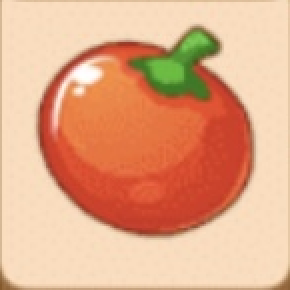
#> input picture staging/seed_scrrenshot1_000_x817_y831_w145_h145.png, 145 x 145 px (shown 2 times larger); its folder holds 4 pictures in this run
$ python cluster_crops.py
#> lines starting #> are read from the running program, lines starting #| are printed output that depends on the picture
"""
Cluster crops by visual similarity. For each cluster, picks the medoid
(crop most similar to all others in its cluster) as the representative.

Outputs:
  - staging/_clusters.png  : grid showing each cluster's representative + count
  - staging/clusters/<id>.png : representative crop per cluster
"""
import shutil
from pathlib import Path
import cv2
import numpy as np


SIM_THRESHOLD = 0.78  # 0..1, higher = stricter
RESIZE = 80


def feature(img: np.ndarray) -> np.ndarray:
    """Flat grayscale feature vector."""
    g = cv2.cvtColor(img, cv2.COLOR_BGR2GRAY)
    g = cv2.resize(g, (RESIZE, RESIZE), interpolation=cv2.INTER_AREA)
    return g.astype(np.float32).flatten() / 255.0


def similarity(a: np.ndarray, b: np.ndarray) -> float:
    # normalized cross-correlation
    a0 = a - a.mean()
    b0 = b - b.mean()
    denom = (np.linalg.norm(a0) * np.linalg.norm(b0))
    if denom == 0:
        return 0.0
    return float(np.dot(a0, b0) / denom)


def main():
    staging = Path("staging")
    paths = sorted(p for p in staging.glob("*.png") if not p.name.startswith("_") and "/clusters" not in str(p))
    if not paths:
        print("No crops to cluster")
        return

    feats = [feature(cv2.imread(str(p))) for p in paths]
#> in feature, `g = cv2.cvtColor(img, cv2.COLOR_BGR2GRAY)`:
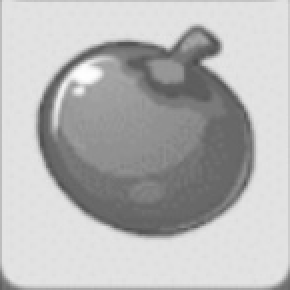
#> g: shape (145, 145) (shown 2 times larger); min 77, max 255, mean 183
#> in feature, img is the input picture: shape (145, 145, 3); mean B, G, R 135.5, 169.8, 227.2
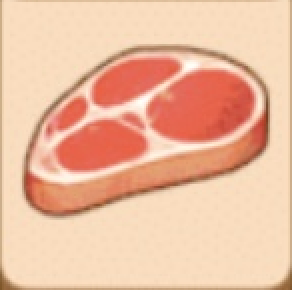
#> input picture staging/seed_scrrenshot1_001_x587_y831_w146_h145.png, 146 x 145 px (shown 2 times larger)
#> in feature (call 2), `g = cv2.cvtColor(img, cv2.COLOR_BGR2GRAY)`:
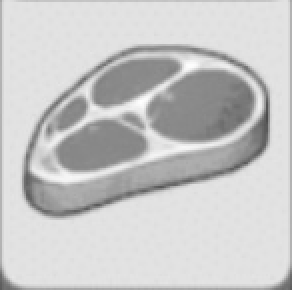
#> g: shape (145, 146) (shown 2 times larger); min 75, max 254, mean 199.6
#> in feature, img is the input picture: shape (145, 146, 3); mean B, G, R 159.7, 188.1, 237.5
#> in feature (call 2), `g = cv2.resize(g, (RESIZE, RESIZE), interpolation=cv2.INTER_AREA)`:
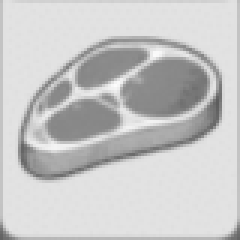
#> g: shape (80, 80) (shown 3 times larger); min 93, max 252, mean 199.6
#> feats = 2 items

    # Greedy clustering: for each crop, place in first cluster with similarity > threshold
    clusters: list[list[int]] = []
    for i, f in enumerate(feats):
        placed = False
        for cluster in clusters:
            # similarity to cluster representative (first member)
            sim = similarity(f, feats[cluster[0]])
            if sim >= SIM_THRESHOLD:
                cluster.append(i)
                placed = True
                break
        if not placed:
            clusters.append([i])
#> this loop made 2 passes
#> after the loop, cluster = [0]; clusters = [[0], [1]]

    # Output
    out_dir = staging / "clusters"
    if out_dir.exists():
        shutil.rmtree(out_dir)
    out_dir.mkdir(parents=True)

    print(f"Found {len(clusters)} clusters across {len(paths)} crops")
#| Found 2 clusters across 2 crops
    print()

    # Per-cluster: pick medoid (highest avg similarity)
    for cid, members in enumerate(clusters):
        if len(members) == 1:
            medoid_idx = members[0]
#> medoid_idx = 0
        else:
            best, best_score = members[0], -1.0
            for m in members:
                avg = sum(similarity(feats[m], feats[n]) for n in members if n != m) / max(1, len(members) - 1)
                if avg > best_score:
                    best_score = avg
                    best = m
            medoid_idx = best
        rep = cv2.imread(str(paths[medoid_idx]))
        cv2.imwrite(str(out_dir / f"cluster_{cid:02d}.png"), rep)
        member_names = ", ".join(paths[m].name.split("_")[1] + paths[m].name.split("_")[2] for m in members)
        print(f"cluster {cid:02d} ({len(members)} members, medoid={paths[medoid_idx].name})")
#| cluster 00 (1 members, medoid=seed_scrrenshot1_000_x817_y831_w145_h145.png)

    # Grid: one cell per cluster, label with count + id
    tile = 200
    cols = 5
    rows = (len(clusters) + cols - 1) // cols
#> rows = 1
    cell_w, cell_h = tile + 16, tile + 40
    mosaic = np.full((rows * cell_h, cols * cell_w, 3), 240, dtype=np.uint8)
#> mosaic: shape (240, 1080, 3); every value is 240
    for cid, members in enumerate(clusters):
        if len(members) == 1:
            medoid_idx = members[0]
#> medoid_idx = 0
        else:
            best, best_score = members[0], -1.0
            for m in members:
                avg = sum(similarity(feats[m], feats[n]) for n in members if n != m) / max(1, len(members) - 1)
                if avg > best_score:
                    best_score = avg
                    best = m
            medoid_idx = best
        img = cv2.imread(str(paths[medoid_idx]))
        img = cv2.resize(img, (tile, tile))
#> img: shape (200, 200, 3)
        r, c = divmod(cid, cols)
#> r = 0; c = 0
        y, x = r * cell_h + 6, c * cell_w + 8
#> y = 6; x = 8
        mosaic[y:y + tile, x:x + tile] = img
        label = f"#{cid:02d}  n={len(members)}"
#> label = '#00  n=1'
        cv2.putText(mosaic, label, (x + 4, y + tile + 28),
                    cv2.FONT_HERSHEY_SIMPLEX, 0.75, (0, 0, 0), 2, cv2.LINE_AA)
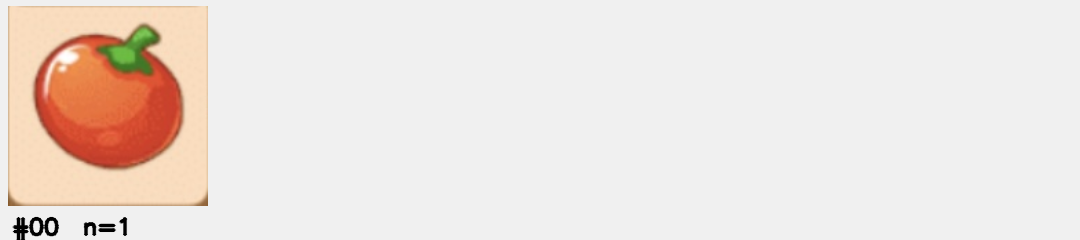
#> mosaic: shape (240, 1080, 3); mean of channels 0, 1, 2 223.1, 228.4, 237.2; drawn as B, G, R
    cv2.imwrite(str(staging / "_clusters.png"), mosaic)
    print(f"\nWrote staging/_clusters.png and {len(clusters)} representative images")
#| Wrote staging/_clusters.png and 2 representative images


if __name__ == "__main__":
    main()
